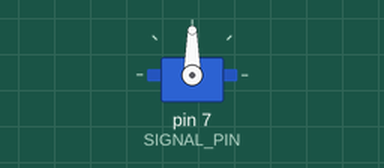
The program below on a simulated Raspberry Pi (header pin numbers). Parts: servo. Servo angles are drawn from the pulse width (0.5 ms = 0°, 2.5 ms = 180°).

Above: at 0.05 s.
At 3.0 s:
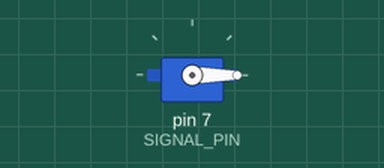
At 6.0 s:
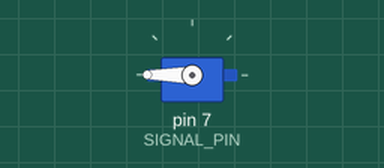
Timing chart, 0 to 7.8 s (numbered marks = the images above):
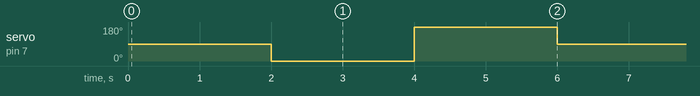

Measured:
- by itself, servo on pin 7 (SIGNAL_PIN): repeats every 6.0 s: 180° 2.0 s, 90° 2.0 s, 0° 2.0 s

The program:

servo_control.py
```python
import RPi.GPIO as GPIO
import time

SIGNAL_PIN = 7

# Pin layout (BOARD/BCM)
GPIO.setmode(GPIO.BOARD)

# Initialize
GPIO.setup(SIGNAL_PIN, GPIO.OUT)
GPIO.setup(SIGNAL_PIN, GPIO.LOW)


def generate_pwm_signal():
    """
    Generate a 50hz or 20ms pulse
    """
    pwm = GPIO.PWM(SIGNAL_PIN, 50)
    pwm.start(7.5)
    return pwm


try:
    while True:
        pwm = generate_pwm_signal()
        # 0 degree
        pwm.ChangeDutyCycle(7.5)
        time.sleep(2)
        # -90 degree
        pwm.ChangeDutyCycle(2.5)
        time.sleep(2)
        # +90 degree
        pwm.ChangeDutyCycle(12.5)
        time.sleep(2)
except KeyboardInterrupt:
        pwm.stop()
        GPIO.cleanup()
```
